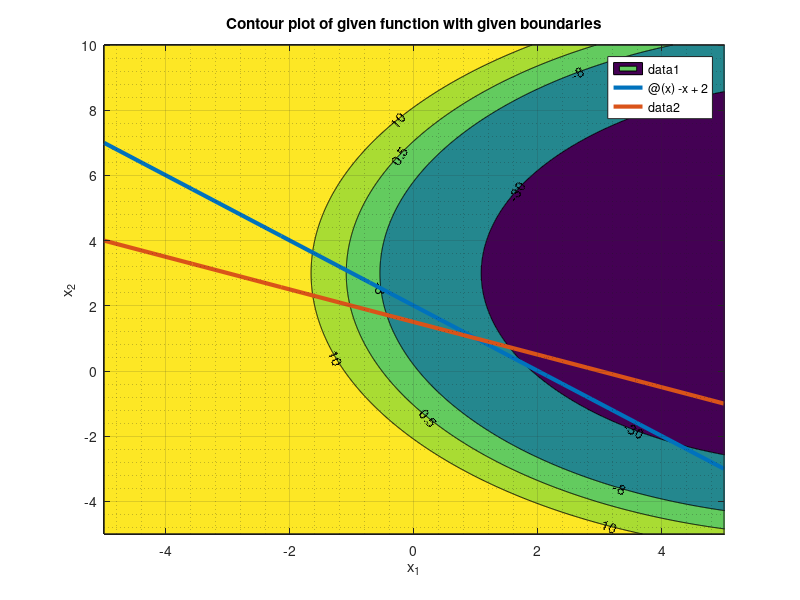

MATLAB code for this plot: (Note: this script raises an error after producing the figure.)
%% QUESTION 10
% Contour plot of function -f and its constraints
clear; clc;
upperLimit = 10;
lowerLimit = -5;
resolution = 0.01;

[x1 x2] = meshgrid(lowerLimit:resolution:upperLimit);

% Objective function
f = @(x,y) -14*x + x.^2 -6*y + y.^2 - 7;

fValues = f(x1,x2);

penaltyf1 = @(x) - x + 2; 
penaltyf2 = @(x) -0.5*x  + 3/2;
% Contour values
v = [-65,-30,-8,0.5,10]';

[C,h] = contourf(x1,x2,fValues,v);
clabel(C,h,v);
xlabel('x_1');ylabel('x_2');grid on; grid minor;
title('Contour plot of given function with given boundaries')
hold on;
fplot( penaltyf1, [-5 5] ,'LineWidth',3)
fplot( penaltyf2, [-5 5] ,'LineWidth',3)

%% ALGORITHM
% Chosing the line search algoritm
algorithm = 'goldenSearch';

% Minimize that function
f = @(x) -14*x(1) + x(1).^2 -6*x(2) + x(2).^2 - 7;
penaltyf1 = @(x) x(1) + x(2) - 2; 
penaltyf2 = @(x) x(1) + 2*x(2) - 3;

x0 = [10 10]'; tol = 1e-9;
for k = logspace(-5,10,20)

xp = x0;
cost = costf(f,penaltyf1,k,xp);

it = 1;
xn = x0;
xp = x0;
maxIteration = 100;

while (it <= maxIteration)
    % FINDING SEARCH DIRECTION AT INITIAL POINT
    if it == 1
        d = -grad(f,xn)-k*grad(penaltyf1,xn)-k*grad(penaltyf2,xn);
        dp = d;
    else
        df = -grad(f,xn)-k*grad(penaltyf1,xn)-k*grad(penaltyf2,xn);
        d = df + norm(df)^2/norm(dp)^2*dp;
        dp = d;
    end

    % FINDING UI: search length which satisfy convexity
    maxItForSearch = 1000;
    [y,~, ~, ~] = searchUI(f,penaltyf1,xp,d,maxItForSearch,k);
    % y is composed of two column vector where first column x0 and second 
    % column is x0+alpha*d
    falpha = @(alpha)(costf(f,penaltyf1,k,xp+alpha*d));
    % LINE SEARCH
    fnumber = 1000;
    if strcmp(algorithm ,'goldenSearch')
        alpha = goldenSearchWithFevalPenalty(falpha,0,y,fnumber);
        xn = xp + alpha*d;
    elseif strcmp(algorithm , 'dichotomousSearch')
        alpha = dichotomousWithFeval(falpha,fnumber,0,y);
        xn = xp + alpha*d;
    elseif strcmp(algorithm , 'quadraticSearch')
        alpha = quadraticSearch(falpha,0,y,fnumber,1e-5);
        xn = xp + alpha*d;
    elseif strcmp(algorithm , 'fibonacciSearch')
        alpha = fibonacciSearch(falpha,0,y,y/10000,0);
        xn = xp + alpha*d;
    elseif strcmp(algorithm , 'secant')
        disp('GG');
        break
    elseif strcmp(algorithm , 'newton')
        disp('GG');
        break
    else
        disp('GG');
        break
    end
    
    if norm(xn-xp)<tol
        x_min = xn;
        fprintf('x_star = [%f %f], it = %f Penalty Factor: %f \n ',x_min(1),x_min(2),it,k);
        it = maxIteration + 10;
    end
    
    xp = xn;
    if it == maxIteration
        x_min = xn;
        fprintf('x_star = [%f %f], it = %f Penalty Factor: %f \n ',x_min(1),x_min(2),it,k);
    end
    it = it + 1;
    %disp(xn)
end
end
%%
hold on;
scatter(x_min(1),x_min(2),100,'k','LineWidth',4)

%% NOTES
% When we look at the results I saw that when penalty values are low (<<1)
% the result converge the unconstraint problem's result. However, when we
% increase the penalty value towards infinity we saw that the new optimum
% point goes to global minima at boundary of constraint. Since the original
% question is finding maximum of f, we manipulate the optimization
% algorithm to find minimum of f. 